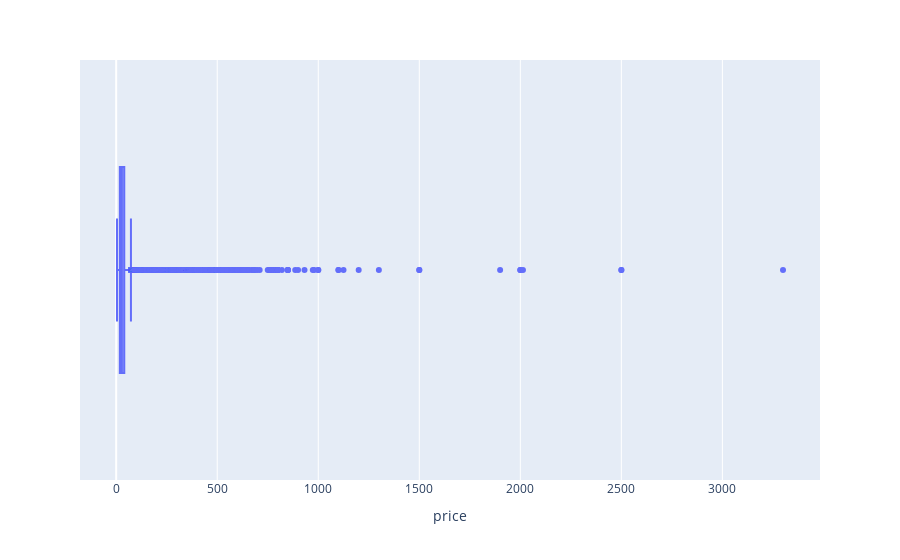

This figure's notebook cell:
### Code cell
from plotly import express as px
display(px.box(wines, 'price'))
fill_data = {
    'country' : 'US',
    'designation': 'unknown',
    'price': wines['price'].mean(),
    'province' : wines['province'].mode()[0],
    'region_1': 'unknown',
    'taster_name' : 'unknown',
    'taster_twitter_handle' : 'unknown',
    'variety' : wines['variety'].mode()[0]
}
wines = wines.fillna(fill_data)

### Figure 1 — Plotly figure (JSON) as saved in the notebook; plotly's stock layout.template omitted (floating-point values rounded to 4 significant figures; data arrays with more than 128 entries replaced by an {"elided": "..."} marker saying what was removed)
{"data": [{"alignmentgroup": "True", "hovertemplate": "price=%{x}<extra></extra>", "legendgroup": "", "marker": {"color": "#636efa"}, "name": "", "notched": false, "offsetgroup": "", "orientation": "h", "showlegend": false, "type": "box", "x": {"elided": "119988 float values"}, "x0": " ", "xaxis": "x", "y0": " ", "yaxis": "y"}], "layout": {"boxmode": "group", "legend": {"tracegroupgap": 0}, "margin": {"t": 60}, "xaxis": {"anchor": "y", "domain": [0, 1], "title": {"text": "price"}}, "yaxis": {"anchor": "x", "domain": [0, 1]}}}
